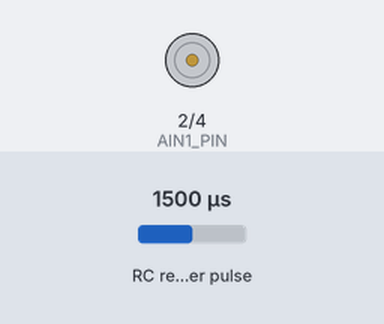
Bench run of a sketch on a simulated Arduino Uno, built with avr-gcc and run on an emulated ATmega328P. On the bench: motor-driver pin pairs drawn as motors (green arrow = first pin HIGH = forward, orange = second pin HIGH = backward, longer = more drive, scaled by the enable pin). Wiring (inferred from the names in the program): RC receiver channel: data pin 11. Inputs (shaded band) come from the test bench; at power-on: RC receiver pulse 1500 µs.

Above: at 1.2 s.
1.3 s: RC receiver pulse (sensor on pin 11) set to 1486 µs
2.8 s: RC receiver pulse (sensor on pin 11) set to 1470 µs
At 3.2 s:
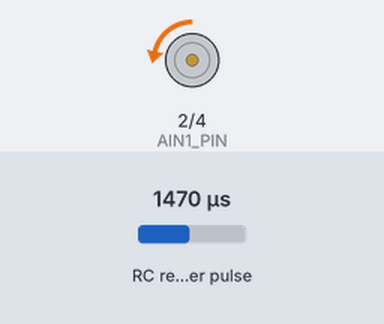
4.3 s: RC receiver pulse (sensor on pin 11) set to 1020 µs
At 5.5 s:
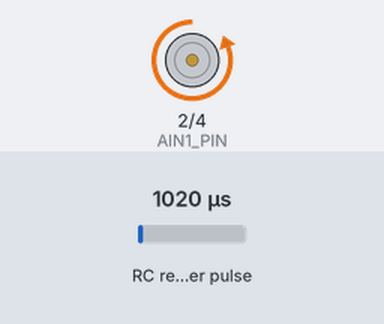
5.8 s: RC receiver pulse (sensor on pin 11) set to 1750 µs
At 6.7 s:
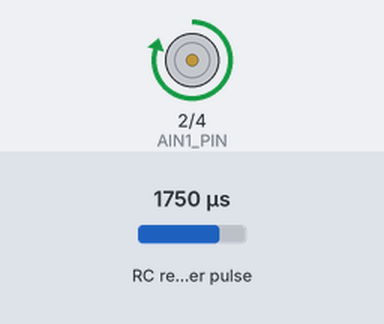
Timing chart, 0 to 8.3 s (numbered marks = the images above; inputs shaded):
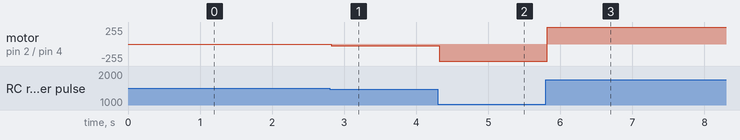

Measured:
- after the input at 1.3 s, every drawn part: stays the same
- after the input at 2.8 s, motor on pin 2 (AIN1_PIN) / pin 4 (AIN2_PIN): stopped → backward 29/255 at once
- after the input at 4.3 s, motor on pin 2 (AIN1_PIN) / pin 4 (AIN2_PIN): backward 29/255 → backward 255/255 at once
- after the input at 5.8 s, motor on pin 2 (AIN1_PIN) / pin 4 (AIN2_PIN): backward 255/255 → forward 251/255 at once

The sketch:

RC_Accelearion.ino
```cpp
// Controller pins
const int CH_2_PIN = 11;

// Motor driver pins-
//const int STBY_PIN = 9;
const int AIN1_PIN = 2;
const int AIN2_PIN = 4;
const int APWM_PIN = 5;
//const int BIN1_PIN = 7;
//const int BIN2_PIN = 8;
//const int BPWM_PIN = 6;

// Parameters
const int deadzone = 20;  // Anything between -20 and 20 is stop

void setup() {

  // Configure pins
 // pinMode(STBY_PIN, OUTPUT);
  pinMode(AIN1_PIN, OUTPUT);
  pinMode(AIN2_PIN, OUTPUT);
  pinMode(APWM_PIN, OUTPUT);
 // pinMode(BIN1_PIN, OUTPUT);
  //pinMode(BIN2_PIN, OUTPUT);
  //pinMode(BPWM_PIN, OUTPUT);

  // Enable motor driver
  //digitalWrite(STBY_PIN, HIGH);
}

// Positive for forward, negative for reverse
void drive(int speed_a, int speed_b) {

  // Limit speed between -255 and 255
  speed_a = constrain(speed_a, -255, 255);
  //speed_b = constrain(speed_b, -255, 255);

  // Set direction for motor A
  if ( speed_a == 0 ) {
    digitalWrite(AIN1_PIN, LOW);
    digitalWrite(AIN2_PIN, LOW);
  } else if ( speed_a > 0 ) {
    digitalWrite(AIN1_PIN, HIGH);
    digitalWrite(AIN2_PIN, LOW);
  } else {
    digitalWrite(AIN1_PIN, LOW);
    digitalWrite(AIN2_PIN, HIGH);
  }
 // Set speed
  analogWrite(APWM_PIN, abs(speed_a));
//  analogWrite(BPWM_PIN, abs(speed_b));
}

// Convert RC pulse value to motor PWM value
int pulseToPWM(int pulse) {

  // If we're receiving numbers, convert them to motor PWM
  if ( pulse > 1000 ) {
    pulse = map(pulse, 1000, 2000, -500, 500);
    pulse = constrain(pulse, -255, 255);
  } else {
    pulse = 0;
  }

  // Anything in deadzone should stop the motor
  if ( abs(pulse) <= deadzone ) {
    pulse = 0;
  }
  return pulse;
}

void loop() {

  // Read pulse width from receiver
  int ch_2 = pulseIn(CH_2_PIN, HIGH, 25000);

  // Convert to PWM value (-255 to 255)
  ch_2 = pulseToPWM(ch_2);

  // Drive motor
  drive(ch_2, ch_2);

  delay(5);
}
```
